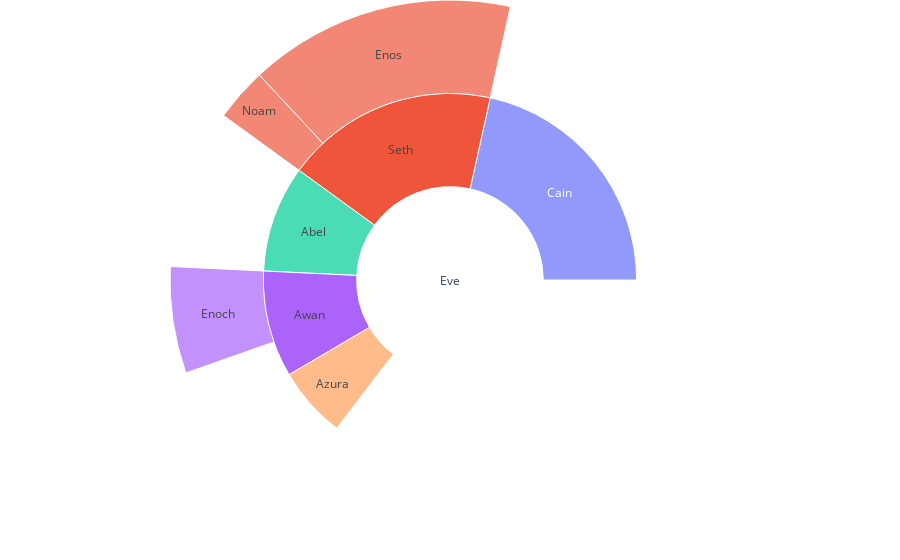

This figure's notebook cell:
### Code cell
import plotly.graph_objects as go

fig =go.Figure(go.Sunburst(
    labels=[ "Eve", "Cain", "Seth", "Enos", "Noam", "Abel", "Awan", "Enoch", "Azura"],
    parents=["",    "Eve",  "Eve",  "Seth", "Seth", "Eve",  "Eve",  "Awan",  "Eve" ],
    values=[  65,    14,     12,     10,     2,      6,      6,      4,       4],
    branchvalues="total",
))
fig.update_layout(margin = dict(t=0, l=0, r=0, b=0))

fig.show()

### Figure 1 — Plotly figure (JSON) as saved in the notebook; plotly's stock layout.template omitted (floating-point values rounded to 4 significant figures)
{"data": [{"branchvalues": "total", "labels": ["Eve", "Cain", "Seth", "Enos", "Noam", "Abel", "Awan", "Enoch", "Azura"], "parents": ["", "Eve", "Eve", "Seth", "Seth", "Eve", "Eve", "Awan", "Eve"], "type": "sunburst", "values": [65, 14, 12, 10, 2, 6, 6, 4, 4]}], "layout": {"margin": {"b": 0, "l": 0, "r": 0, "t": 0}}}
